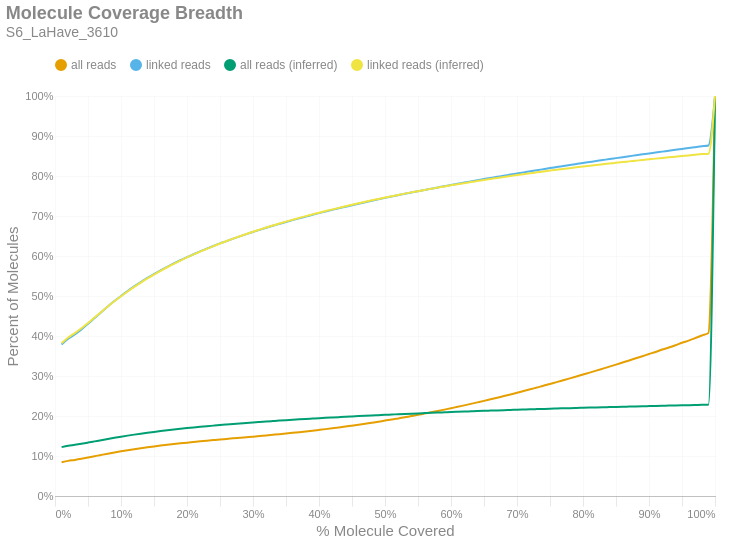

Here is the notebook cell this chart was saved with:
### Markdown cell above
### Molecule Read Coverage
This chart shows molecule coverage breadth as computed by the number of bases aligned to that molecule. In other words, "*how much of each unique long molecule is actually sequenced/aligned?*" Keep in mind there is a distinction between sequences and alignments, since some sequences belonging to a particular molecule may not align well and wouldn't appear in the alignment data. This chart also shows molecule coverage breadth as computed by the *inferred fragment* from which the aligned sequences originate. Unlike read coverage, this calculation takes into account the total insert size, including unsequenced gaps between the forward and reverse reads. Like the previous figures, these are cumulative percents.

### Code cell
if SKIPLR:
    print_html(f"Skipped")
else:
    binned_df = consolidated_hist(valids['coverage_bp'], mask, 0.01, True)
    binned_df_inf = consolidated_hist(valids['coverage_inserts'], mask, 0.01, True)
    binned_df = binned_df.with_columns(pl.lit(binned_df_inf['all reads (cumsum)']).alias('all reads (inferred)'))
    binned_df = binned_df.with_columns(pl.lit(binned_df_inf['linked reads (cumsum)']).alias('linked reads (inferred)'))
    binned_df = binned_df.with_columns(
        (pl.col('bin').cast(pl.Float64) + 0.01).alias('right_edge')
    )

    with SafeRender(binned_df):
        (
            density_plot(binned_df, 'Molecule Coverage Breadth', samplename, 'molcov', ['all reads (inferred)','linked reads (inferred)'])
            .encode(
                #x=alt.X('bin:Q', title="% Molecule Covered").axis(format = '%').scale(padding=0),
                x=alt.X('right_edge:Q', title="% Molecule Covered").axis(format='%').scale(padding=0),
                y=alt.Y('value:Q', title='Percent of Molecules')
                    .axis(format='%')
                    .stack(False)
                    .scale(domainMin=0, padding=0),
                color=alt.Color("key:N").scale(domain = ["all reads", "linked reads", "all reads (inferred)", "linked reads (inferred)"]),
                tooltip = [
                    alt.Tooltip("key:N", title = "Data Type"),
                    alt.Tooltip("range_label:N", title="% Molecule Covered"),
                    alt.Tooltip("value:Q", format = ".2%", title="% Molecules")
                ]
            )
        ).display()

### Figure 1 — Vega-Lite specification as saved in the notebook (floating-point values rounded to 4 significant figures)
{"width": "container", "height": 400, "config": {"title": {"anchor": "start", "dy": -15, "fontSize": 18, "color": "#888888", "subtitleColor": "#888888", "subtitleFontSize": 14}, "arc": {"fill": "#0072B2"}, "axis": {"domainColor": "#888888", "domainWidth": 0.5, "gridWidth": 0.2, "grid": false, "titleFontWeight": 400, "titleFontSize": 15, "labelFontSize": 11, "labelColor": "#888888", "tickColor": "#888888", "tickWidth": 0.2, "titleColor": "#888888"}, "axisBand": {"grid": false}, "axisX": {"grid": true, "tickSize": 10, "domainCap": "round"}, "axisY": {"domain": false, "grid": true, "tickSize": 0, "domainCap": "round"}, "background": "transparent", "header": {"labelFontSize": 15, "labelColor": "#888888", "titleFontSize": 15, "titleFontWeight": 600, "titleColor": "#888888"}, "legend": {"labelFont": "sans-serif", "labelFontSize": 12, "labelColor": "#888888", "symbolSize": 100, "symbolType": "circle", "titleFontSize": 12, "titlePadding": 10, "titleColor": "#888888", "title": null, "orient": "top"}, "range": {"category": ["#E69F00", "#56B4E9", "#009E73", "#F0E442", "#0072B2", "#D55E00", "#CC79A7", "#000000"], "diverging": ["#cfe8f3", "#a2d4ec", "#73bfe2", "#46abdb", "#1696d2", "#12719e"]}, "area": {"fill": "#0072B2", "fillOpacity": 0.7, "line": true, "strokeOpacity": 0.7}, "line": {"color": "#0072B2", "stroke": "#0072B2", "strokeWidth": 2}, "trail": {"color": "#0072B2", "stroke": "#0072B2", "strokeWidth": 0, "size": 1}, "point": {"filled": true, "fillOpacity": 1.0, "size": 95}, "text": {"color": "#888888", "fontSize": 11, "align": "right", "fontWeight": 400, "size": 11}, "bar": {"fill": "#0072B2", "stroke": null}, "view": {"stroke": null, "continuousWidth": 660, "continuousHeight": 400}}, "data": {"name": "data-f23cf65dcb9888058fe2e9a7da02641a"}, "mark": {"type": "line", "interpolate": "monotone", "point": {"opacity": 0, "size": 275}}, "encoding": {"color": {"field": "key", "scale": {"domain": ["all reads", "linked reads", "all reads (inferred)", "linked reads (inferred)"]}, "type": "nominal"}, "tooltip": [{"field": "key", "title": "Data Type", "type": "nominal"}, {"field": "range_label", "title": "% Molecule Covered", "type": "nominal"}, {"field": "value", "format": ".2%", "title": "% Molecules", "type": "quantitative"}], "x": {"axis": {"format": "%"}, "field": "right_edge", "scale": {"padding": 0}, "title": "% Molecule Covered", "type": "quantitative"}, "y": {"axis": {"format": "%"}, "field": "value", "scale": {"domainMin": 0, "padding": 0}, "stack": false, "title": "Percent of Molecules", "type": "quantitative"}}, "params": [{"name": "param_c36ac31b6afebe62", "select": {"type": "point", "fields": ["key"]}, "bind": "legend"}], "title": {"text": "Molecule Coverage Breadth", "subtitle": "S6_LaHave_3610"}, "transform": [{"fold": ["all reads (cumsum)", "linked reads (cumsum)", "all reads (inferred)", "linked reads (inferred)"]}, {"calculate": "replace(datum.key, ' (cumsum)', '')", "as": "key"}, {"filter": {"param": "param_c36ac31b6afebe62"}}], "usermeta": {"embedOptions": {"downloadFileName": "S6_LaHave_3610.molcov"}}, "$schema": "https://vega.github.io/schema/vega-lite/v6.1.0.json", "datasets": {"data-f23cf65dcb9888058fe2e9a7da02641a": [{"bin": "0.0", "interval": "0.0-0.01", "all reads": 0.08458, "linked reads": 0.379, "all reads (cumsum)": 0.08458, "linked reads (cumsum)": 0.379, "range_label": "0.0-0.01", "all reads (inferred)": 0.1222, "linked reads (inferred)": 0.382, "right_edge": 0.01}, {"bin": "0.01", "interval": "0.01-0.02", "all reads": 0.00322, "linked reads": 0.01417, "all reads (cumsum)": 0.0878, "linked reads (cumsum)": 0.3931, "range_label": "0.01-0.02", "all reads (inferred)": 0.1254, "linked reads (inferred)": 0.3964, "right_edge": 0.02}, {"bin": "0.02", "interval": "0.02-0.03", "all reads": 0.00247, "linked reads": 0.01086, "all reads (cumsum)": 0.09027, "linked reads (cumsum)": 0.404, "range_label": "0.02-0.03", "all reads (inferred)": 0.1279, "linked reads (inferred)": 0.4072, "right_edge": 0.03}, {"bin": "0.03", "interval": "0.03-0.04", "all reads": 0.002815, "linked reads": 0.01242, "all reads (cumsum)": 0.09308, "linked reads (cumsum)": 0.4164, "range_label": "0.03-0.04", "all reads (inferred)": 0.1306, "linked reads (inferred)": 0.4193, "right_edge": 0.04}, {"bin": "0.04", "interval": "0.04-0.05", "all reads": 0.003118, "linked reads": 0.01392, "all reads (cumsum)": 0.0962, "linked reads (cumsum)": 0.4303, "range_label": "0.04-0.05", "all reads (inferred)": 0.1335, "linked reads (inferred)": 0.4324, "right_edge": 0.05}, {"bin": "0.05", "interval": "0.05-0.06", "all reads": 0.003267, "linked reads": 0.01462, "all reads (cumsum)": 0.09947, "linked reads (cumsum)": 0.445, "range_label": "0.05-0.06", "all reads (inferred)": 0.1366, "linked reads (inferred)": 0.4462, "right_edge": 0.06}, {"bin": "0.06", "interval": "0.06-0.07", "all reads": 0.003251, "linked reads": 0.01461, "all reads (cumsum)": 0.1027, "linked reads (cumsum)": 0.4596, "range_label": "0.06-0.07", "all reads (inferred)": 0.1396, "linked reads (inferred)": 0.46, "right_edge": 0.07}, {"bin": "0.07", "interval": "0.07-0.08", "all reads": 0.003166, "linked reads": 0.01427, "all reads (cumsum)": 0.1059, "linked reads (cumsum)": 0.4738, "range_label": "0.07-0.08", "all reads (inferred)": 0.1426, "linked reads (inferred)": 0.4735, "right_edge": 0.08}, {"bin": "0.08", "interval": "0.08-0.09", "all reads": 0.002991, "linked reads": 0.01347, "all reads (cumsum)": 0.1089, "linked reads (cumsum)": 0.4873, "range_label": "0.08-0.09", "all reads (inferred)": 0.1455, "linked reads (inferred)": 0.4867, "right_edge": 0.09}, {"bin": "0.09", "interval": "0.09-0.1", "all reads": 0.002856, "linked reads": 0.01287, "all reads (cumsum)": 0.1117, "linked reads (cumsum)": 0.5002, "range_label": "0.09-0.1", "all reads (inferred)": 0.1483, "linked reads (inferred)": 0.4993, "right_edge": 0.1}, {"bin": "0.1", "interval": "0.1-0.11", "all reads": 0.002705, "linked reads": 0.01215, "all reads (cumsum)": 0.1144, "linked reads (cumsum)": 0.5123, "range_label": "0.1-0.11", "all reads (inferred)": 0.151, "linked reads (inferred)": 0.5113, "right_edge": 0.11}, {"bin": "0.11", "interval": "0.11-0.12", "all reads": 0.002574, "linked reads": 0.01157, "all reads (cumsum)": 0.117, "linked reads (cumsum)": 0.5239, "range_label": "0.11-0.12", "all reads (inferred)": 0.1535, "linked reads (inferred)": 0.5227, "right_edge": 0.12}, {"bin": "0.12", "interval": "0.12-0.13", "all reads": 0.002424, "linked reads": 0.01089, "all reads (cumsum)": 0.1194, "linked reads (cumsum)": 0.5348, "range_label": "0.12-0.13", "all reads (inferred)": 0.1559, "linked reads (inferred)": 0.5336, "right_edge": 0.13}, {"bin": "0.13", "interval": "0.13-0.14", "all reads": 0.00229, "linked reads": 0.0103, "all reads (cumsum)": 0.1217, "linked reads (cumsum)": 0.5451, "range_label": "0.13-0.14", "all reads (inferred)": 0.1581, "linked reads (inferred)": 0.5439, "right_edge": 0.14}, {"bin": "0.14", "interval": "0.14-0.15", "all reads": 0.002172, "linked reads": 0.009763, "all reads (cumsum)": 0.1239, "linked reads (cumsum)": 0.5549, "range_label": "0.14-0.15", "all reads (inferred)": 0.1603, "linked reads (inferred)": 0.5537, "right_edge": 0.15}, {"bin": "0.15", "interval": "0.15-0.16", "all reads": 0.00207, "linked reads": 0.009267, "all reads (cumsum)": 0.126, "linked reads (cumsum)": 0.5641, "range_label": "0.15-0.16", "all reads (inferred)": 0.1623, "linked reads (inferred)": 0.5629, "right_edge": 0.16}, {"bin": "0.16", "interval": "0.16-0.17", "all reads": 0.001994, "linked reads": 0.0089, "all reads (cumsum)": 0.128, "linked reads (cumsum)": 0.573, "range_label": "0.16-0.17", "all reads (inferred)": 0.1643, "linked reads (inferred)": 0.5719, "right_edge": 0.17}, {"bin": "0.17", "interval": "0.17-0.18", "all reads": 0.001875, "linked reads": 0.008321, "all reads (cumsum)": 0.1298, "linked reads (cumsum)": 0.5813, "range_label": "0.17-0.18", "all reads (inferred)": 0.1662, "linked reads (inferred)": 0.5804, "right_edge": 0.18}, {"bin": "0.18", "interval": "0.18-0.19", "all reads": 0.001808, "linked reads": 0.008012, "all reads (cumsum)": 0.1316, "linked reads (cumsum)": 0.5894, "range_label": "0.18-0.19", "all reads (inferred)": 0.168, "linked reads (inferred)": 0.5886, "right_edge": 0.19}, {"bin": "0.19", "interval": "0.19-0.2", "all reads": 0.001754, "linked reads": 0.007732, "all reads (cumsum)": 0.1334, "linked reads (cumsum)": 0.5971, "range_label": "0.19-0.2", "all reads (inferred)": 0.1697, "linked reads (inferred)": 0.5965, "right_edge": 0.2}, {"bin": "0.2", "interval": "0.2-0.21", "all reads": 0.001667, "linked reads": 0.007352, "all reads (cumsum)": 0.1351, "linked reads (cumsum)": 0.6044, "range_label": "0.2-0.21", "all reads (inferred)": 0.1714, "linked reads (inferred)": 0.6039, "right_edge": 0.21}, {"bin": "0.21", "interval": "0.21-0.22", "all reads": 0.001631, "linked reads": 0.007141, "all reads (cumsum)": 0.1367, "linked reads (cumsum)": 0.6116, "range_label": "0.21-0.22", "all reads (inferred)": 0.173, "linked reads (inferred)": 0.6111, "right_edge": 0.22}, {"bin": "0.22", "interval": "0.22-0.23", "all reads": 0.001569, "linked reads": 0.006831, "all reads (cumsum)": 0.1383, "linked reads (cumsum)": 0.6184, "range_label": "0.22-0.23", "all reads (inferred)": 0.1745, "linked reads (inferred)": 0.6179, "right_edge": 0.23}, {"bin": "0.23", "interval": "0.23-0.24", "all reads": 0.001531, "linked reads": 0.006587, "all reads (cumsum)": 0.1398, "linked reads (cumsum)": 0.625, "range_label": "0.23-0.24", "all reads (inferred)": 0.1759, "linked reads (inferred)": 0.6246, "right_edge": 0.24}, {"bin": "0.24", "interval": "0.24-0.25", "all reads": 0.001513, "linked reads": 0.00646, "all reads (cumsum)": 0.1413, "linked reads (cumsum)": 0.6315, "range_label": "0.24-0.25", "all reads (inferred)": 0.1774, "linked reads (inferred)": 0.6312, "right_edge": 0.25}, {"bin": "0.25", "interval": "0.25-0.26", "all reads": 0.0014, "linked reads": 0.005883, "all reads (cumsum)": 0.1427, "linked reads (cumsum)": 0.6373, "range_label": "0.25-0.26", "all reads (inferred)": 0.1788, "linked reads (inferred)": 0.6374, "right_edge": 0.26}, {"bin": "0.26", "interval": "0.26-0.27", "all reads": 0.001437, "linked reads": 0.006017, "all reads (cumsum)": 0.1441, "linked reads (cumsum)": 0.6434, "range_label": "0.26-0.27", "all reads (inferred)": 0.1801, "linked reads (inferred)": 0.6435, "right_edge": 0.27}, {"bin": "0.27", "interval": "0.27-0.28", "all reads": 0.001421, "linked reads": 0.005759, "all reads (cumsum)": 0.1456, "linked reads (cumsum)": 0.6491, "range_label": "0.27-0.28", "all reads (inferred)": 0.1814, "linked reads (inferred)": 0.6494, "right_edge": 0.28}, {"bin": "0.28", "interval": "0.28-0.29", "all reads": 0.001423, "linked reads": 0.005572, "all reads (cumsum)": 0.147, "linked reads (cumsum)": 0.6547, "range_label": "0.28-0.29", "all reads (inferred)": 0.1827, "linked reads (inferred)": 0.6552, "right_edge": 0.29}, {"bin": "0.29", "interval": "0.29-0.3", "all reads": 0.001431, "linked reads": 0.00535, "all reads (cumsum)": 0.1484, "linked reads (cumsum)": 0.66, "range_label": "0.29-0.3", "all reads (inferred)": 0.1839, "linked reads (inferred)": 0.6607, "right_edge": 0.3}, {"bin": "0.3", "interval": "0.3-0.31", "all reads": 0.001479, "linked reads": 0.005312, "all reads (cumsum)": 0.1499, "linked reads (cumsum)": 0.6653, "range_label": "0.3-0.31", "all reads (inferred)": 0.1851, "linked reads (inferred)": 0.666, "right_edge": 0.31}, {"bin": "0.31", "interval": "0.31-0.32", "all reads": 0.001506, "linked reads": 0.005097, "all reads (cumsum)": 0.1514, "linked reads (cumsum)": 0.6704, "range_label": "0.31-0.32", "all reads (inferred)": 0.1862, "linked reads (inferred)": 0.6711, "right_edge": 0.32}, {"bin": "0.32", "interval": "0.32-0.33", "all reads": 0.001559, "linked reads": 0.005013, "all reads (cumsum)": 0.153, "linked reads (cumsum)": 0.6755, "range_label": "0.32-0.33", "all reads (inferred)": 0.1873, "linked reads (inferred)": 0.6762, "right_edge": 0.33}, {"bin": "0.33", "interval": "0.33-0.34", "all reads": 0.001559, "linked reads": 0.004788, "all reads (cumsum)": 0.1545, "linked reads (cumsum)": 0.6802, "range_label": "0.33-0.34", "all reads (inferred)": 0.1885, "linked reads (inferred)": 0.6812, "right_edge": 0.34}, {"bin": "0.34", "interval": "0.34-0.35", "all reads": 0.001632, "linked reads": 0.004739, "all reads (cumsum)": 0.1562, "linked reads (cumsum)": 0.685, "range_label": "0.34-0.35", "all reads (inferred)": 0.1895, "linked reads (inferred)": 0.686, "right_edge": 0.35}, {"bin": "0.35", "interval": "0.35-0.36", "all reads": 0.001685, "linked reads": 0.004622, "all reads (cumsum)": 0.1578, "linked reads (cumsum)": 0.6896, "range_label": "0.35-0.36", "all reads (inferred)": 0.1906, "linked reads (inferred)": 0.6907, "right_edge": 0.36}, {"bin": "0.36", "interval": "0.36-0.37", "all reads": 0.001743, "linked reads": 0.004531, "all reads (cumsum)": 0.1596, "linked reads (cumsum)": 0.6941, "range_label": "0.36-0.37", "all reads (inferred)": 0.1916, "linked reads (inferred)": 0.6953, "right_edge": 0.37}, {"bin": "0.37", "interval": "0.37-0.38", "all reads": 0.001789, "linked reads": 0.004383, "all reads (cumsum)": 0.1614, "linked reads (cumsum)": 0.6985, "range_label": "0.37-0.38", "all reads (inferred)": 0.1926, "linked reads (inferred)": 0.6997, "right_edge": 0.38}, {"bin": "0.38", "interval": "0.38-0.39", "all reads": 0.001867, "linked reads": 0.004396, "all reads (cumsum)": 0.1632, "linked reads (cumsum)": 0.7029, "range_label": "0.38-0.39", "all reads (inferred)": 0.1935, "linked reads (inferred)": 0.704, "right_edge": 0.39}, {"bin": "0.39", "interval": "0.39-0.4", "all reads": 0.001949, "linked reads": 0.004259, "all reads (cumsum)": 0.1652, "linked reads (cumsum)": 0.7072, "range_label": "0.39-0.4", "all reads (inferred)": 0.1945, "linked reads (inferred)": 0.7083, "right_edge": 0.4}, {"bin": "0.4", "interval": "0.4-0.41", "all reads": 0.001988, "linked reads": 0.004106, "all reads (cumsum)": 0.1672, "linked reads (cumsum)": 0.7113, "range_label": "0.4-0.41", "all reads (inferred)": 0.1954, "linked reads (inferred)": 0.7124, "right_edge": 0.41}, {"bin": "0.41", "interval": "0.41-0.42", "all reads": 0.00208, "linked reads": 0.004039, "all reads (cumsum)": 0.1693, "linked reads (cumsum)": 0.7153, "range_label": "0.41-0.42", "all reads (inferred)": 0.1963, "linked reads (inferred)": 0.7164, "right_edge": 0.42}, {"bin": "0.42", "interval": "0.42-0.43", "all reads": 0.002143, "linked reads": 0.003938, "all reads (cumsum)": 0.1714, "linked reads (cumsum)": 0.7193, "range_label": "0.42-0.43", "all reads (inferred)": 0.1972, "linked reads (inferred)": 0.7204, "right_edge": 0.43}, {"bin": "0.43", "interval": "0.43-0.44", "all reads": 0.002202, "linked reads": 0.003862, "all reads (cumsum)": 0.1736, "linked reads (cumsum)": 0.7231, "range_label": "0.43-0.44", "all reads (inferred)": 0.198, "linked reads (inferred)": 0.7243, "right_edge": 0.44}, {"bin": "0.44", "interval": "0.44-0.45", "all reads": 0.002297, "linked reads": 0.003829, "all reads (cumsum)": 0.1759, "linked reads (cumsum)": 0.7269, "range_label": "0.44-0.45", "all reads (inferred)": 0.1989, "linked reads (inferred)": 0.7281, "right_edge": 0.45}, {"bin": "0.45", "interval": "0.45-0.46", "all reads": 0.002329, "linked reads": 0.003754, "all reads (cumsum)": 0.1782, "linked reads (cumsum)": 0.7307, "range_label": "0.45-0.46", "all reads (inferred)": 0.1997, "linked reads (inferred)": 0.7318, "right_edge": 0.46}, {"bin": "0.46", "interval": "0.46-0.47", "all reads": 0.002433, "linked reads": 0.003687, "all reads (cumsum)": 0.1807, "linked reads (cumsum)": 0.7344, "range_label": "0.46-0.47", "all reads (inferred)": 0.2006, "linked reads (inferred)": 0.7355, "right_edge": 0.47}, {"bin": "0.47", "interval": "0.47-0.48", "all reads": 0.00252, "linked reads": 0.003634, "all reads (cumsum)": 0.1832, "linked reads (cumsum)": 0.738, "range_label": "0.47-0.48", "all reads (inferred)": 0.2014, "linked reads (inferred)": 0.7391, "right_edge": 0.48}, {"bin": "0.48", "interval": "0.48-0.49", "all reads": 0.002536, "linked reads": 0.003609, "all reads (cumsum)": 0.1857, "linked reads (cumsum)": 0.7416, "range_label": "0.48-0.49", "all reads (inferred)": 0.2022, "linked reads (inferred)": 0.7426, "right_edge": 0.49}, {"bin": "0.49", "interval": "0.49-0.5", "all reads": 0.002844, "linked reads": 0.003635, "all reads (cumsum)": 0.1886, "linked reads (cumsum)": 0.7453, "range_label": "0.49-0.5", "all reads (inferred)": 0.2029, "linked reads (inferred)": 0.7461, "right_edge": 0.5}, {"bin": "0.5", "interval": "0.5-0.51", "all reads": 0.002553, "linked reads": 0.003362, "all reads (cumsum)": 0.1911, "linked reads (cumsum)": 0.7486, "range_label": "0.5-0.51", "all reads (inferred)": 0.2037, "linked reads (inferred)": 0.7494, "right_edge": 0.51}, {"bin": "0.51", "interval": "0.51-0.52", "all reads": 0.002893, "linked reads": 0.003429, "all reads (cumsum)": 0.194, "linked reads (cumsum)": 0.7521, "range_label": "0.51-0.52", "all reads (inferred)": 0.2044, "linked reads (inferred)": 0.7527, "right_edge": 0.52}, {"bin": "0.52", "interval": "0.52-0.53", "all reads": 0.002897, "linked reads": 0.003383, "all reads (cumsum)": 0.1969, "linked reads (cumsum)": 0.7554, "range_label": "0.52-0.53", "all reads (inferred)": 0.2051, "linked reads (inferred)": 0.7559, "right_edge": 0.53}, {"bin": "0.53", "interval": "0.53-0.54", "all reads": 0.00299, "linked reads": 0.003281, "all reads (cumsum)": 0.1999, "linked reads (cumsum)": 0.7587, "range_label": "0.53-0.54", "all reads (inferred)": 0.2058, "linked reads (inferred)": 0.759, "right_edge": 0.54}, {"bin": "0.54", "interval": "0.54-0.55", "all reads": 0.002998, "linked reads": 0.003234, "all reads (cumsum)": 0.2029, "linked reads (cumsum)": 0.762, "range_label": "0.54-0.55", "all reads (inferred)": 0.2066, "linked reads (inferred)": 0.7621, "right_edge": 0.55}, {"bin": "0.55", "interval": "0.55-0.56", "all reads": 0.003201, "linked reads": 0.003264, "all reads (cumsum)": 0.2061, "linked reads (cumsum)": 0.7652, "range_label": "0.55-0.56", "all reads (inferred)": 0.2072, "linked reads (inferred)": 0.7651, "right_edge": 0.56}, {"bin": "0.56", "interval": "0.56-0.57", "all reads": 0.003234, "linked reads": 0.003144, "all reads (cumsum)": 0.2093, "linked reads (cumsum)": 0.7684, "range_label": "0.56-0.57", "all reads (inferred)": 0.2079, "linked reads (inferred)": 0.7681, "right_edge": 0.57}, {"bin": "0.57", "interval": "0.57-0.58", "all reads": 0.003227, "linked reads": 0.003124, "all reads (cumsum)": 0.2125, "linked reads (cumsum)": 0.7715, "range_label": "0.57-0.58", "all reads (inferred)": 0.2086, "linked reads (inferred)": 0.771, "right_edge": 0.58}, {"bin": "0.58", "interval": "0.58-0.59", "all reads": 0.003393, "linked reads": 0.003087, "all reads (cumsum)": 0.2159, "linked reads (cumsum)": 0.7746, "range_label": "0.58-0.59", "all reads (inferred)": 0.2092, "linked reads (inferred)": 0.7738, "right_edge": 0.59}, {"bin": "0.59", "interval": "0.59-0.6", "all reads": 0.003538, "linked reads": 0.003135, "all reads (cumsum)": 0.2195, "linked reads (cumsum)": 0.7777, "range_label": "0.59-0.6", "all reads (inferred)": 0.2098, "linked reads (inferred)": 0.7767, "right_edge": 0.6}, {"bin": "0.6", "interval": "0.6-0.61", "all reads": 0.003442, "linked reads": 0.00294, "all reads (cumsum)": 0.2229, "linked reads (cumsum)": 0.7806, "range_label": "0.6-0.61", "all reads (inferred)": 0.2105, "linked reads (inferred)": 0.7795, "right_edge": 0.61}, {"bin": "0.61", "interval": "0.61-0.62", "all reads": 0.003679, "linked reads": 0.002958, "all reads (cumsum)": 0.2266, "linked reads (cumsum)": 0.7836, "range_label": "0.61-0.62", "all reads (inferred)": 0.2111, "linked reads (inferred)": 0.7821, "right_edge": 0.62}, {"bin": "0.62", "interval": "0.62-0.63", "all reads": 0.003676, "linked reads": 0.00296, "all reads (cumsum)": 0.2303, "linked reads (cumsum)": 0.7866, "range_label": "0.62-0.63", "all reads (inferred)": 0.2117, "linked reads (inferred)": 0.7848, "right_edge": 0.63}, {"bin": "0.63", "interval": "0.63-0.64", "all reads": 0.003756, "linked reads": 0.002903, "all reads (cumsum)": 0.234, "linked reads (cumsum)": 0.7895, "range_label": "0.63-0.64", "all reads (inferred)": 0.2123, "linked reads (inferred)": 0.7874, "right_edge": 0.64}, {"bin": "0.64", "interval": "0.64-0.65", "all reads": 0.003798, "linked reads": 0.00287, "all reads (cumsum)": 0.2378, "linked reads (cumsum)": 0.7923, "range_label": "0.64-0.65", "all reads (inferred)": 0.2129, "linked reads (inferred)": 0.7901, "right_edge": 0.65}, {"bin": "0.65", "interval": "0.65-0.66", "all reads": 0.004049, "linked reads": 0.002927, "all reads (cumsum)": 0.2419, "linked reads (cumsum)": 0.7953, "range_label": "0.65-0.66", "all reads (inferred)": 0.2135, "linked reads (inferred)": 0.7926, "right_edge": 0.66}, {"bin": "0.66", "interval": "0.66-0.67", "all reads": 0.003891, "linked reads": 0.002771, "all reads (cumsum)": 0.2458, "linked reads (cumsum)": 0.798, "range_label": "0.66-0.67", "all reads (inferred)": 0.214, "linked reads (inferred)": 0.7951, "right_edge": 0.67}, {"bin": "0.67", "interval": "0.67-0.68", "all reads": 0.004067, "linked reads": 0.002782, "all reads (cumsum)": 0.2498, "linked reads (cumsum)": 0.8008, "range_label": "0.67-0.68", "all reads (inferred)": 0.2146, "linked reads (inferred)": 0.7975, "right_edge": 0.68}, {"bin": "0.68", "interval": "0.68-0.69", "all reads": 0.004044, "linked reads": 0.002701, "all reads (cumsum)": 0.2539, "linked reads (cumsum)": 0.8035, "range_label": "0.68-0.69", "all reads (inferred)": 0.2151, "linked reads (inferred)": 0.7999, "right_edge": 0.69}, {"bin": "0.69", "interval": "0.69-0.7", "all reads": 0.004267, "linked reads": 0.002791, "all reads (cumsum)": 0.2581, "linked reads (cumsum)": 0.8063, "range_label": "0.69-0.7", "all reads (inferred)": 0.2157, "linked reads (inferred)": 0.8023, "right_edge": 0.7}, {"bin": "0.7", "interval": "0.7-0.71", "all reads": 0.004216, "linked reads": 0.002768, "all reads (cumsum)": 0.2624, "linked reads (cumsum)": 0.8091, "range_label": "0.7-0.71", "all reads (inferred)": 0.2162, "linked reads (inferred)": 0.8047, "right_edge": 0.71}, {"bin": "0.71", "interval": "0.71-0.72", "all reads": 0.004289, "linked reads": 0.002671, "all reads (cumsum)": 0.2667, "linked reads (cumsum)": 0.8118, "range_label": "0.71-0.72", "all reads (inferred)": 0.2167, "linked reads (inferred)": 0.807, "right_edge": 0.72}, {"bin": "0.72", "interval": "0.72-0.73", "all reads": 0.004438, "linked reads": 0.002726, "all reads (cumsum)": 0.2711, "linked reads (cumsum)": 0.8145, "range_label": "0.72-0.73", "all reads (inferred)": 0.2172, "linked reads (inferred)": 0.8091, "right_edge": 0.73}, {"bin": "0.73", "interval": "0.73-0.74", "all reads": 0.004369, "linked reads": 0.002636, "all reads (cumsum)": 0.2755, "linked reads (cumsum)": 0.8171, "range_label": "0.73-0.74", "all reads (inferred)": 0.2177, "linked reads (inferred)": 0.8113, "right_edge": 0.74}, {"bin": "0.74", "interval": "0.74-0.75", "all reads": 0.004713, "linked reads": 0.002684, "all reads (cumsum)": 0.2802, "linked reads (cumsum)": 0.8198, "range_label": "0.74-0.75", "all reads (inferred)": 0.2182, "linked reads (inferred)": 0.8135, "right_edge": 0.75}, {"bin": "0.75", "interval": "0.75-0.76", "all reads": 0.00448, "linked reads": 0.002515, "all reads (cumsum)": 0.2847, "linked reads (cumsum)": 0.8223, "range_label": "0.75-0.76", "all reads (inferred)": 0.2187, "linked reads (inferred)": 0.8156, "right_edge": 0.76}, {"bin": "0.76", "interval": "0.76-0.77", "all reads": 0.004652, "linked reads": 0.002534, "all reads (cumsum)": 0.2893, "linked reads (cumsum)": 0.8248, "range_label": "0.76-0.77", "all reads (inferred)": 0.2192, "linked reads (inferred)": 0.8176, "right_edge": 0.77}, {"bin": "0.77", "interval": "0.77-0.78", "all reads": 0.004685, "linked reads": 0.00254, "all reads (cumsum)": 0.294, "linked reads (cumsum)": 0.8274, "range_label": "0.77-0.78", "all reads (inferred)": 0.2197, "linked reads (inferred)": 0.8197, "right_edge": 0.78}, {"bin": "0.78", "interval": "0.78-0.79", "all reads": 0.004777, "linked reads": 0.002605, "all reads (cumsum)": 0.2988, "linked reads (cumsum)": 0.83, "range_label": "0.78-0.79", "all reads (inferred)": 0.2201, "linked reads (inferred)": 0.8216, "right_edge": 0.79}, {"bin": "0.79", "interval": "0.79-0.8", "all reads": 0.005032, "linked reads": 0.00256, "all reads (cumsum)": 0.3038, "linked reads (cumsum)": 0.8326, "range_label": "0.79-0.8", "all reads (inferred)": 0.2206, "linked reads (inferred)": 0.8236, "right_edge": 0.8}, {"bin": "0.8", "interval": "0.8-0.81", "all reads": 0.004708, "linked reads": 0.002445, "all reads (cumsum)": 0.3085, "linked reads (cumsum)": 0.835, "range_label": "0.8-0.81", "all reads (inferred)": 0.221, "linked reads (inferred)": 0.8255, "right_edge": 0.81}, {"bin": "0.81", "interval": "0.81-0.82", "all reads": 0.004904, "linked reads": 0.002446, "all reads (cumsum)": 0.3134, "linked reads (cumsum)": 0.8374, "range_label": "0.81-0.82", "all reads (inferred)": 0.2215, "linked reads (inferred)": 0.8274, "right_edge": 0.82}, {"bin": "0.82", "interval": "0.82-0.83", "all reads": 0.005014, "linked reads": 0.002421, "all reads (cumsum)": 0.3184, "linked reads (cumsum)": 0.8399, "range_label": "0.82-0.83", "all reads (inferred)": 0.2219, "linked reads (inferred)": 0.8293, "right_edge": 0.83}, {"bin": "0.83", "interval": "0.83-0.84", "all reads": 0.005055, "linked reads": 0.00247, "all reads (cumsum)": 0.3235, "linked reads (cumsum)": 0.8423, "range_label": "0.83-0.84", "all reads (inferred)": 0.2223, "linked reads (inferred)": 0.8312, "right_edge": 0.84}, {"bin": "0.84", "interval": "0.84-0.85", "all reads": 0.005023, "linked reads": 0.002351, "all reads (cumsum)": 0.3285, "linked reads (cumsum)": 0.8447, "range_label": "0.84-0.85", "all reads (inferred)": 0.2227, "linked reads (inferred)": 0.833, "right_edge": 0.85}, {"bin": "0.85", "interval": "0.85-0.86", "all reads": 0.005223, "linked reads": 0.002359, "all reads (cumsum)": 0.3337, "linked reads (cumsum)": 0.847, "range_label": "0.85-0.86", "all reads (inferred)": 0.2232, "linked reads (inferred)": 0.8348, "right_edge": 0.86}, {"bin": "0.86", "interval": "0.86-0.87", "all reads": 0.00522, "linked reads": 0.00237, "all reads (cumsum)": 0.3389, "linked reads (cumsum)": 0.8494, "range_label": "0.86-0.87", "all reads (inferred)": 0.2236, "linked reads (inferred)": 0.8366, "right_edge": 0.87}, {"bin": "0.87", "interval": "0.87-0.88", "all reads": 0.005293, "linked reads": 0.002383, "all reads (cumsum)": 0.3442, "linked reads (cumsum)": 0.8518, "range_label": "0.87-0.88", "all reads (inferred)": 0.224, "linked reads (inferred)": 0.8383, "right_edge": 0.88}, {"bin": "0.88", "interval": "0.88-0.89", "all reads": 0.005247, "linked reads": 0.002294, "all reads (cumsum)": 0.3495, "linked reads (cumsum)": 0.8541, "range_label": "0.88-0.89", "all reads (inferred)": 0.2244, "linked reads (inferred)": 0.8401, "right_edge": 0.89}, {"bin": "0.89", "interval": "0.89-0.9", "all reads": 0.005464, "linked reads": 0.002349, "all reads (cumsum)": 0.355, "linked reads (cumsum)": 0.8564, "range_label": "0.89-0.9", "all reads (inferred)": 0.2248, "linked reads (inferred)": 0.8418, "right_edge": 0.9}, {"bin": "0.9", "interval": "0.9-0.91", "all reads": 0.005211, "linked reads": 0.002202, "all reads (cumsum)": 0.3602, "linked reads (cumsum)": 0.8586, "range_label": "0.9-0.91", "all reads (inferred)": 0.2252, "linked reads (inferred)": 0.8434, "right_edge": 0.91}, {"bin": "0.91", "interval": "0.91-0.92", "all reads": 0.005921, "linked reads": 0.002285, "all reads (cumsum)": 0.3661, "linked reads (cumsum)": 0.8609, "range_label": "0.91-0.92", "all reads (inferred)": 0.2256, "linked reads (inferred)": 0.8451, "right_edge": 0.92}, {"bin": "0.92", "interval": "0.92-0.93", "all reads": 0.005182, "linked reads": 0.002225, "all reads (cumsum)": 0.3713, "linked reads (cumsum)": 0.8632, "range_label": "0.92-0.93", "all reads (inferred)": 0.226, "linked reads (inferred)": 0.8467, "right_edge": 0.93}, {"bin": "0.93", "interval": "0.93-0.94", "all reads": 0.005678, "linked reads": 0.002289, "all reads (cumsum)": 0.3769, "linked reads (cumsum)": 0.8654, "range_label": "0.93-0.94", "all reads (inferred)": 0.2264, "linked reads (inferred)": 0.8484, "right_edge": 0.94}, {"bin": "0.94", "interval": "0.94-0.95", "all reads": 0.006166, "linked reads": 0.002201, "all reads (cumsum)": 0.3831, "linked reads (cumsum)": 0.8676, "range_label": "0.94-0.95", "all reads (inferred)": 0.2268, "linked reads (inferred)": 0.85, "right_edge": 0.95}, {"bin": "0.95", "interval": "0.95-0.96", "all reads": 0.005306, "linked reads": 0.002225, "all reads (cumsum)": 0.3884, "linked reads (cumsum)": 0.8699, "range_label": "0.95-0.96", "all reads (inferred)": 0.2272, "linked reads (inferred)": 0.8515, "right_edge": 0.96}, {"bin": "0.96", "interval": "0.96-0.97", "all reads": 0.006111, "linked reads": 0.002175, "all reads (cumsum)": 0.3945, "linked reads (cumsum)": 0.872, "range_label": "0.96-0.97", "all reads (inferred)": 0.2276, "linked reads (inferred)": 0.8532, "right_edge": 0.97}, {"bin": "0.97", "interval": "0.97-0.98", "all reads": 0.006779, "linked reads": 0.002157, "all reads (cumsum)": 0.4013, "linked reads (cumsum)": 0.8742, "range_label": "0.97-0.98", "all reads (inferred)": 0.228, "linked reads (inferred)": 0.8548, "right_edge": 0.98}, {"bin": "0.98", "interval": "0.98-0.99", "all reads": 0.006313, "linked reads": 0.002224, "all reads (cumsum)": 0.4076, "linked reads (cumsum)": 0.8764, "range_label": "0.98-0.99", "all reads (inferred)": 0.2284, "linked reads (inferred)": 0.8557, "right_edge": 0.99}, {"bin": "0.99", "interval": "0.99-1.0", "all reads": 0.5924, "linked reads": 0.1236, "all reads (cumsum)": 1.0, "linked reads (cumsum)": 1.0, "range_label": "0.99-1.0", "all reads (inferred)": 1.0, "linked reads (inferred)": 1.0, "right_edge": 1.0}]}}
